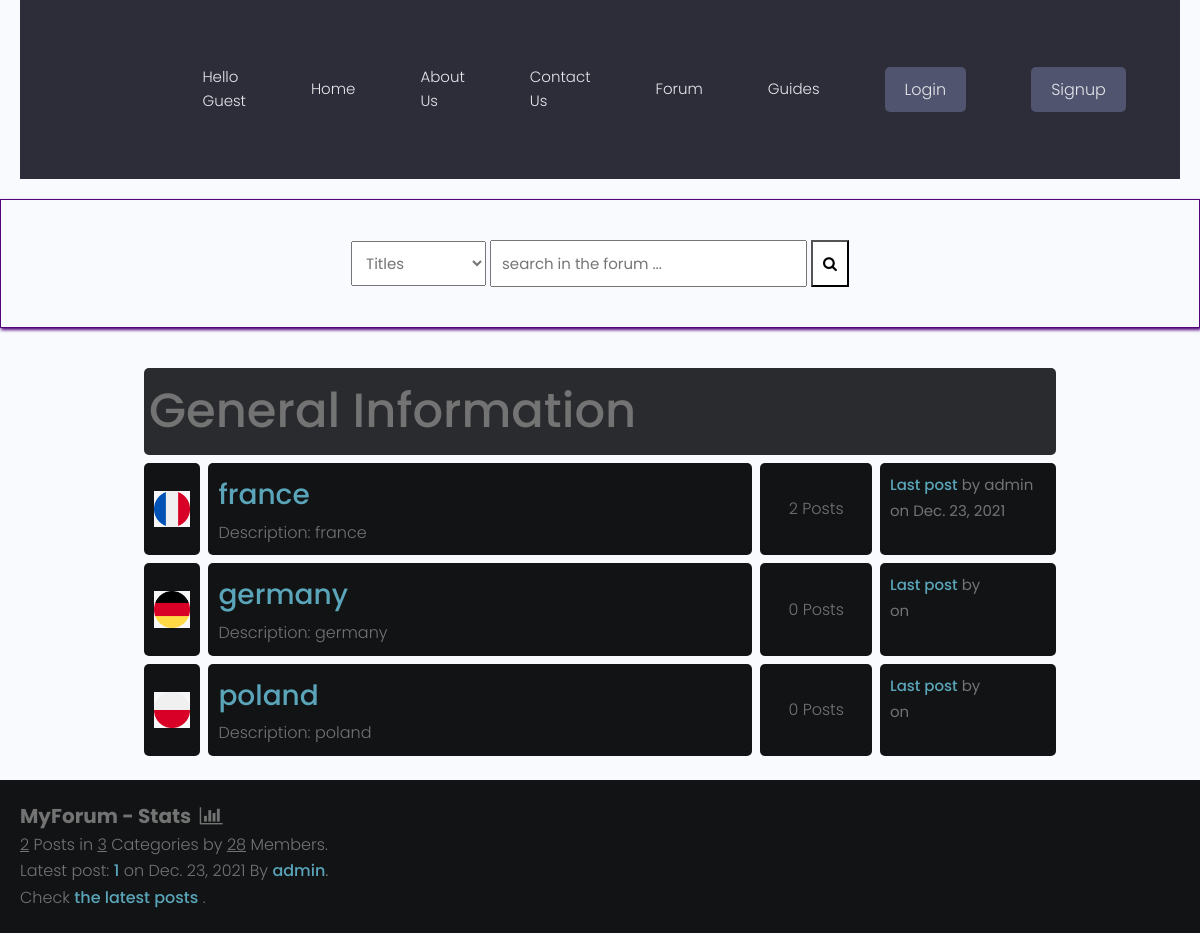
/forum/, run on an earlier commit of the app's database.
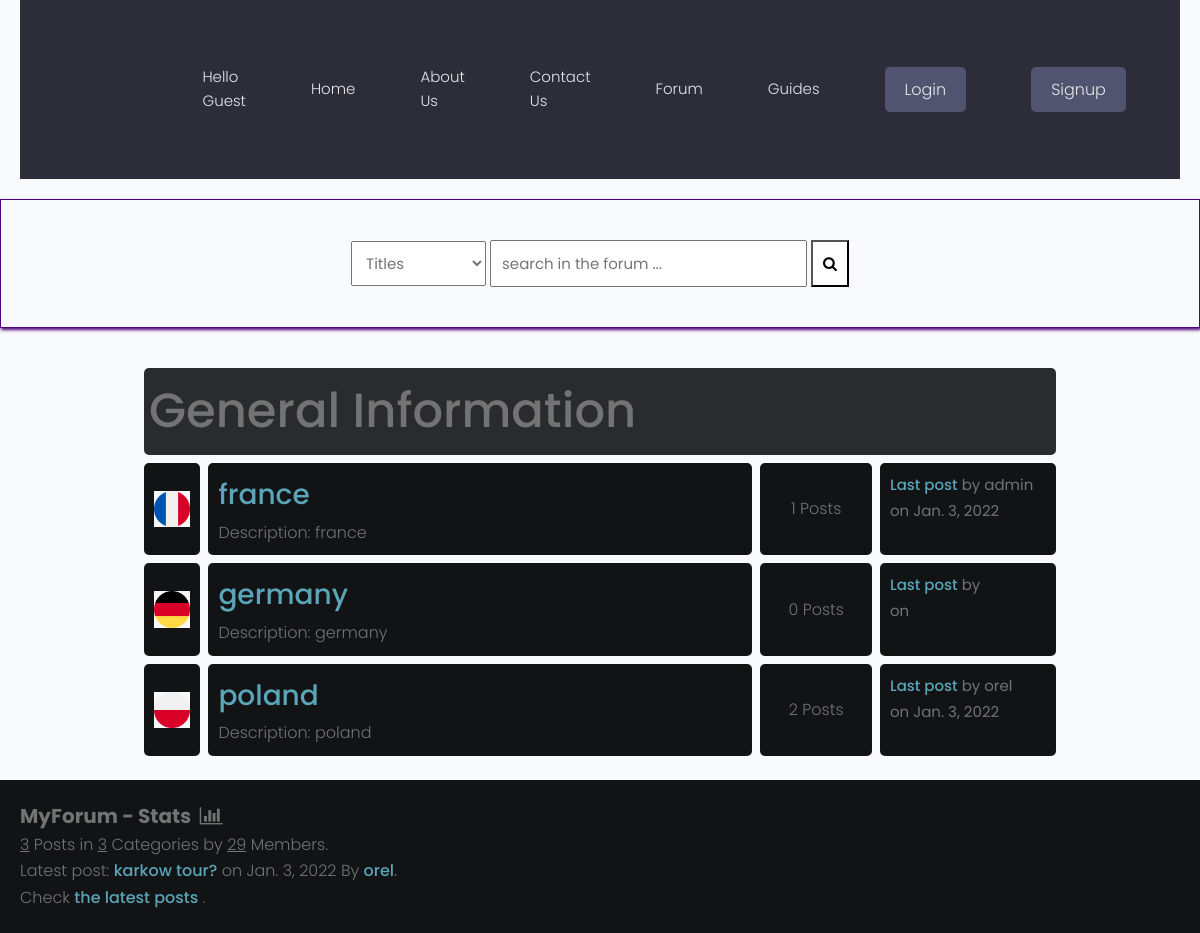
And on a later commit of the database.
### forum/models.py (models this page shows, shortened)
class Category(models.Model):
    title = models.CharField(max_length=50)
    slug = models.SlugField(max_length=400, unique=True, blank=True)
    description = models.TextField(default="description")
    category_image = models.ImageField(
        null=True, blank=True, upload_to='flags/', default= "flags/flag-default.png")
    class Meta:
        verbose_name_plural = "categories"
    def get_url(self):
        return reverse("posts", kwargs={ #imported from django.shortcuts
            "slug": self.slug
        })
    @property
    def num_posts(self):
        return Post.objects.filter(categories=self).count()
    @property
    def last_post(self):
        return Post.objects.filter(categories=self).latest("date")

class Post(models.Model):
    title = models.CharField(max_length=400,unique=True)
    slug = models.SlugField(max_length=400, unique=True, blank=True)
    user = models.ForeignKey(Author, on_delete=models.CASCADE) #frame key of the author
    content = HTMLField()
    categories = models.ForeignKey(Category, on_delete=models.SET_NULL, null=True)
    date = models.DateTimeField(auto_now_add=True)
    tags = TaggableManager() #imported from taggit.managers
    comments = models.ManyToManyField(Comment, blank=True)
    closed = models.BooleanField(default=False)
    def get_url(self):
        return reverse("detail", kwargs={
            "slug":self.slug
        })

class Author(models.Model):
    user = models.ForeignKey(User, on_delete=models.CASCADE)
    fullname = models.CharField(max_length=40, blank=True,unique=True)
    slug = models.SlugField(max_length=400, unique=True, blank=True) # imported from django.utils.text
    bio = HTMLField() #desctription of the user imported the field from tinymce.models
    @property
    def user_name(self):
        return self.user
    @property
    def user_profile(self):
        return self.user.profile.id

### forum/views.py (the view)
# urls.py: path('', forumhome, name="forumhome"),
def forumhome(request):
    forums = Category.objects.all()
    forums = Category.objects.all()
    num_posts = Post.objects.all().count()
    num_users = User.objects.all().count()
    num_categories = forums.count()
    try:
        last_post = Post.objects.latest("date")
    except:
        last_post = []
    context = {
        "forums":forums,
        "num_posts":num_posts,
        "num_users":num_users,
        "num_categories":num_categories,
        "last_post":last_post,
        "title": "Forum",
    }
    return render(request,'forum/forums.html', context)

### forum/context_processors.py (called while the page is built, shortened)
def searchFunction(request):
    search_context = {}
    posts = Post.objects.all()
    return search_context

### forum/templates/forum/forums.html
{% extends 'forumsbase.html' %}
{% block content %}
    <div class="container">
        <div class="subforum">
                <div class="subforum-title">
                    <h1>General Information</h1>
                </div>
                {% for forum in forums %}
                    <div class="subforum-row">
                        <div class="subforum-icon subforum-column center">
                            <img src="{{ forum.category_image.url }}"
                  alt="image" />
                        </div>
                        <div class="subforum-description subforum-column">
                            <h4><a href="{{forum.get_url}}">{{forum.title}}</a></h4>
                            <p>Description: {{forum.description}} </p>
                        </div>
                        <div class="subforum-stats subforum-column center">
                            <span>{{forum.num_posts}} Posts</span>
                        </div>
                        <div class="subforum-info subforum-column">
                                <b><a href="{{forum.last_post.get_url}}">Last post</a></b> by {{forum.last_post.user.user_name}}
                                <br>on <small>{{forum.last_post.date|date}}</small>
                        </div>
                    </div>
                {% endfor %}
        </div>
    </div>
    <div class="forum-info">
        <div class="chart">
            MyForum - Stats &nbsp;<i class="fa fa-bar-chart"></i>
        </div>
        <span><u>{{num_posts}}</u> Posts in <u>{{num_categories}}</u> Categories by <u>{{num_users}}</u> Members.</span><br>
        {% if forums %}
            <span>Latest post: <b><a href="{{last_post.get_url}}">{{last_post.title}}</a></b> on {{last_post.date|date}} By <a href="{% url  'guide-profile' last_post.user.user_profile %}">{{last_post.user.user_name}}</a></span>.<br>
            <span>Check <a href="{% url 'latest_posts' %}">the latest posts</a> .</span><br>
        {% endif %}
    </div>
    {% endblock content %}

What changed in the data, as far as the page shows it:
removed Post: title "1", date "Dec. 23, 2021", user.user_name "admin"
computed for Category "france": num_posts "2" → "1"; last_post "Dec. 23, 2021" → "Jan. 3, 2022"
shown differently, row unchanged: Category "poland": num_posts "0" → "2"; last_post.user.user_name (not shown) → "orel"; last_post (not shown) → "Jan. 3, 2022"
added Post: title "karkow tour?", date "Jan. 3, 2022", user.user_name "orel"
Also different on the page:
{{ num_posts }}: "2" → "3"
{{ num_users }}: "28" → "29"
